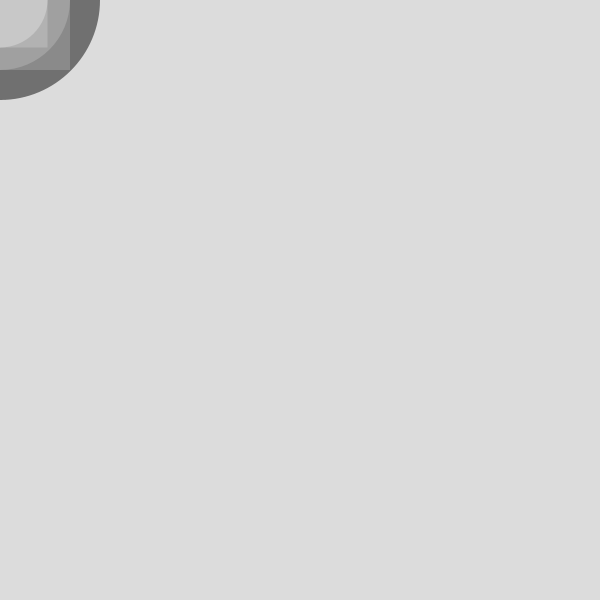
Frame 1 (no input)
Frame 60 (the mouse pressed at the canvas centre just before this capture): identical to frame 1, image omitted
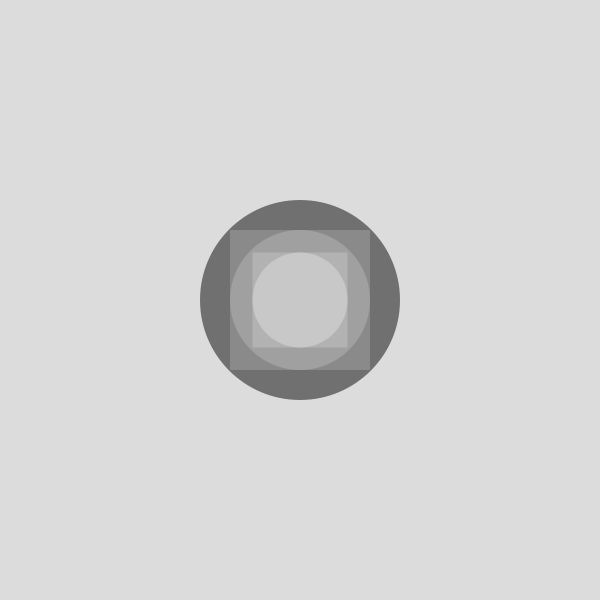
Frame 120 (the mouse held since frame 60 and released just before this capture)

The Processing sketch that drew these frames (run headless with seeded random() and noise(); from frame 60 on, the mouse is pressed at the canvas centre):

// Processing sketch: sketch_5
// ── sketch_5.pde
// this sketch has a function supplied with two arguments 
// that draws a set of shapes to the screen. 

// currently the function is being supplied with the mouseX 
// and mouseY variables, which indicates the drawing should 
// move with the mouse, but it doesn't. fix the function so 
// that it properly uses the supplied arguments.

void setup() {
  size(600, 600);
  rectMode(CENTER);
}

void draw() {
  background(220);
  myDrawing();
}

void myDrawing() {
  float xPos = mouseX;
  float yPos = mouseY;
  noStroke();
  fill(112);
  ellipse(xPos, yPos, 200, 200);
  fill(138);
  rect(xPos, yPos, 140, 140);
  fill(160);
  ellipse(xPos, yPos, 140, 140);
  fill(178);
  rect(xPos, yPos, 95, 95);
  fill(200);
  ellipse(xPos, yPos, 95, 95);
}
